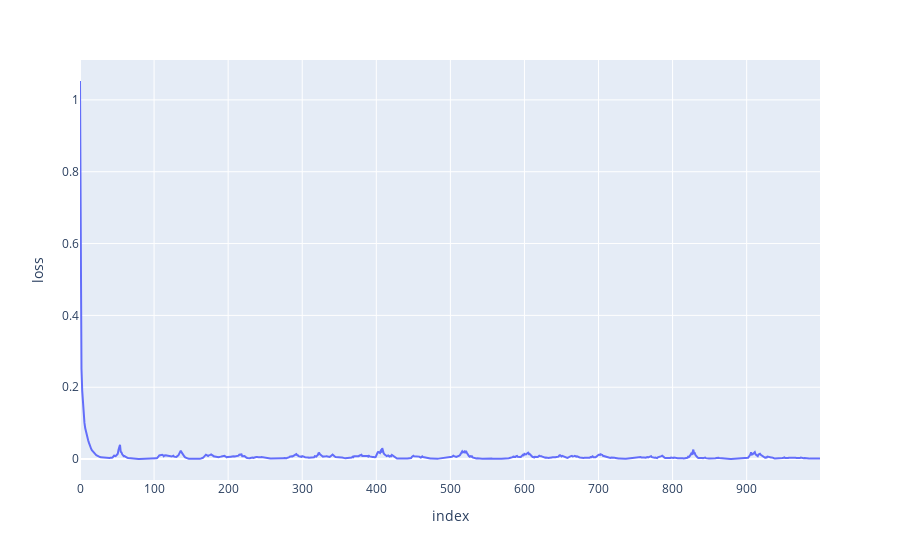
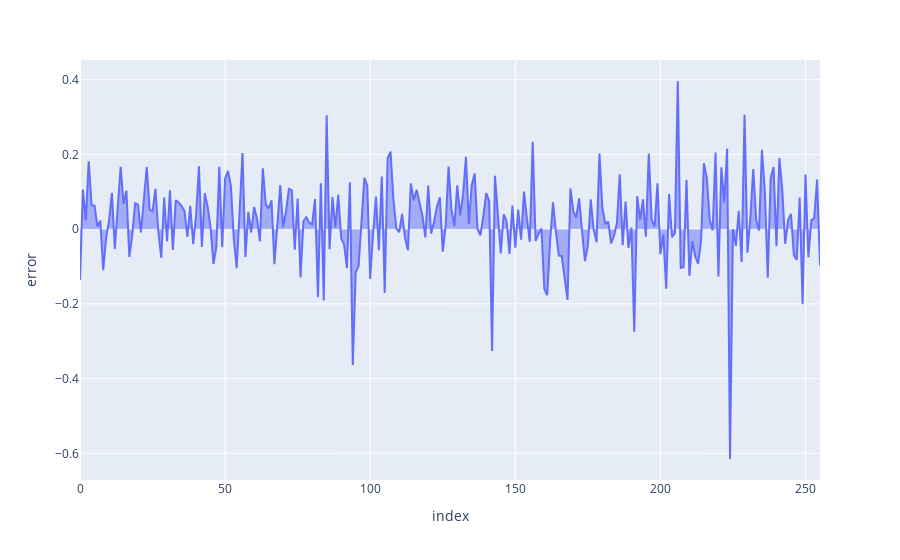

Notebook code for these charts, in order:
### Code cell
# Error Decay
regressor_df = pd.DataFrame.from_dict(
    {
        'loss': nn.history.history['loss'],
    }
)

error_df = pd.DataFrame.from_dict(
    {
        'error': np.array(e[:,0,0])
    }
)

fig = px.line(regressor_df, y="loss")
fig.show()

fig = px.area(error_df, y='error')
fig.show()

### Figure 1 — Plotly figure (JSON) as saved in the notebook; plotly's stock layout.template omitted (floating-point values rounded to 4 significant figures; data arrays with more than 128 entries replaced by an {"elided": "..."} marker saying what was removed)
{"data": [{"hovertemplate": "index=%{x}<br>loss=%{y}<extra></extra>", "legendgroup": "", "line": {"color": "#636efa", "dash": "solid"}, "marker": {"symbol": "circle"}, "mode": "lines", "name": "", "orientation": "v", "showlegend": false, "type": "scatter", "x": {"elided": "1000 int values"}, "xaxis": "x", "y": {"elided": "1000 float values"}, "yaxis": "y"}], "layout": {"legend": {"tracegroupgap": 0}, "margin": {"t": 60}, "xaxis": {"anchor": "y", "domain": [0, 1], "title": {"text": "index"}}, "yaxis": {"anchor": "x", "domain": [0, 1], "title": {"text": "loss"}}}}

### Figure 2 — Plotly figure (JSON) as saved in the notebook; plotly's stock layout.template omitted (floating-point values rounded to 4 significant figures; data arrays with more than 128 entries replaced by an {"elided": "..."} marker saying what was removed)
{"data": [{"fillpattern": {"shape": ""}, "hovertemplate": "index=%{x}<br>error=%{y}<extra></extra>", "legendgroup": "", "line": {"color": "#636efa"}, "marker": {"symbol": "circle"}, "mode": "lines", "name": "", "orientation": "v", "showlegend": false, "stackgroup": "1", "type": "scatter", "x": {"elided": "256 int values"}, "xaxis": "x", "y": {"elided": "256 float values"}, "yaxis": "y"}], "layout": {"legend": {"tracegroupgap": 0}, "margin": {"t": 60}, "xaxis": {"anchor": "y", "domain": [0, 1], "title": {"text": "index"}}, "yaxis": {"anchor": "x", "domain": [0, 1], "title": {"text": "error"}}}}
